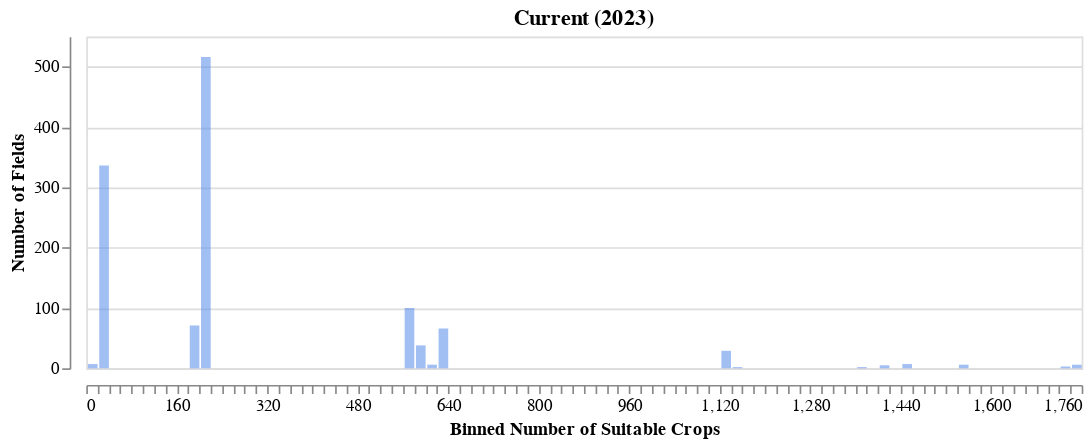

Write notebook code for a chart like this one.
### Code cell
# Set bin size
bin_size = 20  # You can adjust the bin size as needed
color='cornflowerblue'
opacity=0.6

# Create Altair histogram of suitable crops
chart_h = alt.Chart(data_for_plot).mark_bar(color=color, opacity=opacity).encode(
    x=alt.X('Number_of_Suitable_Crops_pH_current:Q', bin=alt.Bin(step=bin_size), title='Binned Number of Suitable Crops', axis=alt.Axis(offset=10)),
    y=alt.Y('count()', title='Number of Fields', axis=alt.Axis(offset=10)),
).properties(
    title='Current (2023)',
    width=600,
    height=200
)

chart_h

### Figure 1 — Vega-Lite specification as saved in the notebook (floating-point values rounded to 4 significant figures; data arrays with more than 128 entries replaced by an {"elided": "..."} marker saying what was removed)
{"config": {"view": {"continuousWidth": 300, "continuousHeight": 300}}, "data": {"name": "data-b90ee3d621305e933982b7f1e31f2ab3"}, "mark": {"type": "bar", "color": "cornflowerblue", "opacity": 0.6}, "encoding": {"x": {"axis": {"offset": 10}, "bin": {"step": 20}, "field": "Number_of_Suitable_Crops_pH_current", "title": "Binned Number of Suitable Crops", "type": "quantitative"}, "y": {"aggregate": "count", "axis": {"offset": 10}, "title": "Number of Fields", "type": "quantitative"}}, "height": 200, "title": "Current (2023)", "width": 600, "$schema": "https://vega.github.io/schema/vega-lite/v5.17.0.json", "datasets": {"data-b90ee3d621305e933982b7f1e31f2ab3": {"elided": "1200 records"}}}
